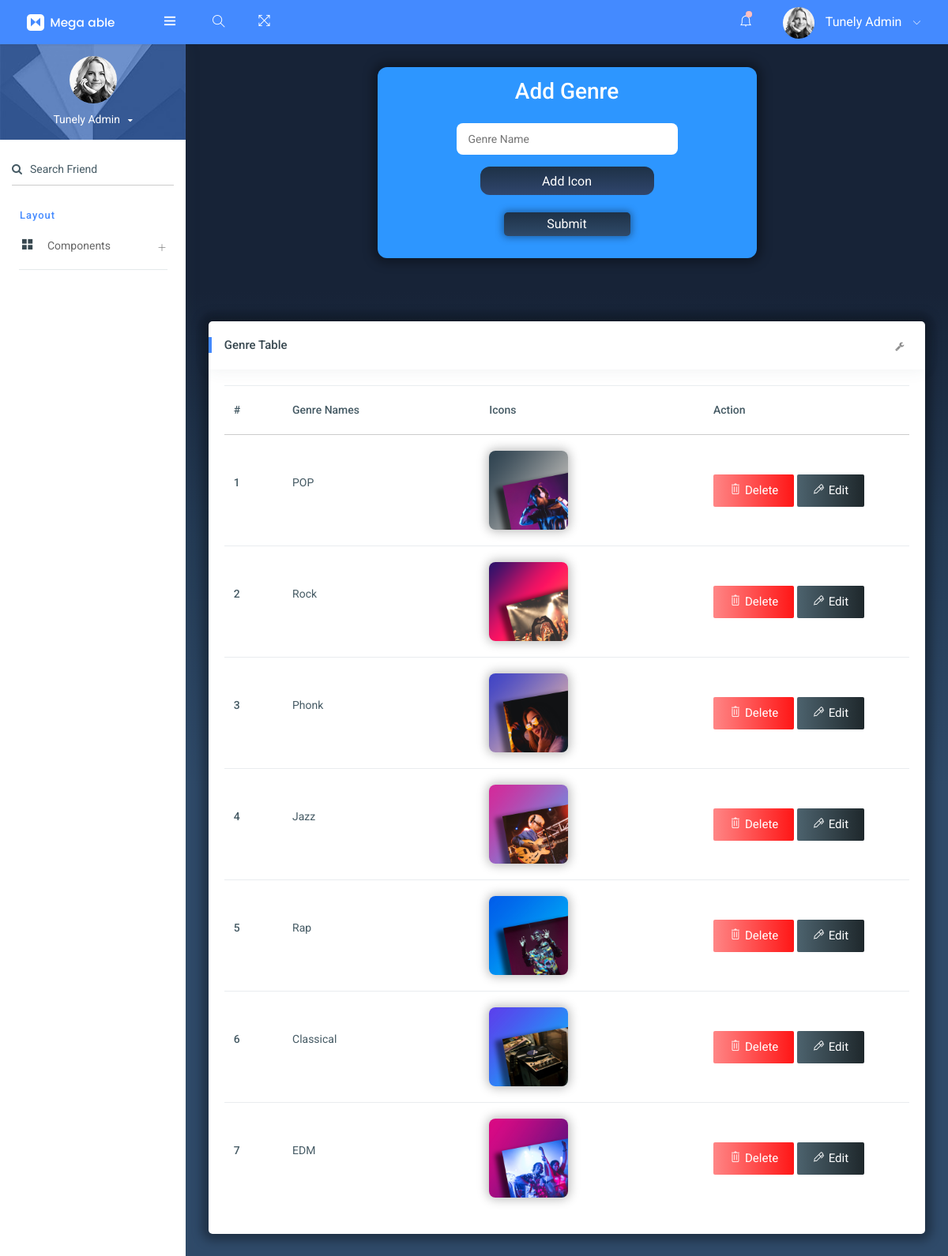
The page /TunelyAdmin/Genre_add/ (signed in) on the database its author committed.
### AdminApp/models.py (models this page shows)
class Genre(models.Model):
    Genre_Name = models.CharField(max_length=50)
    Genre_Icons = models.ImageField(upload_to='Genre_Icons/', blank=True, null=True)

### AdminApp/views.py (the view)
# urls.py: path('Genre_add/',views.Genre_add,name="Genre_add"),
def Genre_add(request):
    if 'Admnid' in request.session:
        Genre_Data=Genre.objects.all()
        if request.method=="POST":
            gname = request.POST.get('genre_name')
            gicon = request.FILES['genre_icon']
            Genre.objects.create(Genre_Name=gname,
                                Genre_Icons=gicon)
            return render(request,"AdminTemp/Genre_Add.html",{'Gdata':Genre_Data})
        else:
            return render(request,"AdminTemp/Genre_Add.html",{'Gdata':Genre_Data})
    else:
        messages.warning(request, 'Access Denied: Please log in to view this page.')
        return redirect('User:Login')

### AdminApp/templates/AdminTemp/Genre_Add.html (shortened to what this page needs)
{% extends 'AdminTemp/Index.html' %}
{% load static %}
{% block content %}
<!DOCTYPE html>
<html lang="en">
<head>
</head>
<body >
        <div class="main-body bg_ground" >
            <div class="page-wrapper">
                <div class="page-body">
                    <div class="genre-box">
                        <h3>Add Genre</h3>
                        <form action="{% url 'TunelyAdmin:Genre_add' %}" method="post" enctype="multipart/form-data">
                            <div class="name-box">
                                <input type="text" name="genre_name"  placeholder="Genre Name" autocomplete="off" required="">
                            </div>
                            <div class="button_outer">
                                <div class="btn_upload">
                                    <p>Add Icon</p>
                                </div>
                            </div>
                            <div class="button_div">
                                <button class="sub_btn" type="submit">Submit</button>
                            </div>
                        </form>
                    </div>
                    <div class="card">
                        <div class="card-header">
                            <h5>Genre Table</h5>
                            <div class="card-header-right">
                                <ul class="list-unstyled card-option">
                                    <li><i class="fa fa fa-wrench open-card-option"></i></li>
                                </ul>
                            </div>
                        </div>
                        <div class="card-block table-border-style">
                            <div class="table-responsive">
                                <table class="table">
                                    <thead>
                                        <tr>
                                            <th>#</th>
                                            <th>Genre Names</th>
                                            <th>Icons</th>
                                            <th style="width: 30%;">Action</th>
                                        </tr>
                                    </thead>
                                    <tbody>
                                       {% for i in Gdata %}
                                        <tr>
                                            <th scope="row"style="padding-top: 50px;">{{forloop.counter}}</th>
                                            <td style="padding-top: 50px;">{{i.Genre_Name}}</td>
                                            <td cellpadding="5" >
                                                <div>
                                                    <img class="img-fluid" src="{{i.Genre_Icons.url}}" style="width: 100px; height: 100px; object-fit: cover; border-radius: 8px; box-shadow: 0 0 13px 2px rgba(0, 0, 0, 0.28);  " alt="image">
                                                </div>
                                              </td>
                                              <td style="padding-top: 50px;">
                                                <div class="button-container">
                                                    <form action="{% url 'TunelyAdmin:DelGenre' i.id %}" style="display: inline;">
                                                        <button type="submit" class="btn waves-effect waves-light btn-grd-danger"><i class="ti-trash"></i>Delete</button>
                                                    </form>
                                                    <button type="submit" class="btn waves-effect waves-light btn-grd-inverse"><i class="ti-marker-alt"></i>Edit</button>
                                                </div>
                                            </td>
                                        </tr>
                                        {% endfor %}
                                    </tbody>
                                </table>
                            </div>
                        </div>
                    </div>
                </div>
            </div>
        </div>
    </div>
</body>
</html>
{% endblock content %}

### AdminApp/templates/AdminTemp/index.html (shortened to what this page needs)
{% load static %}
<!DOCTYPE html>
<html lang="en">
<head>
    <link rel="stylesheet" href="{% static 'AdminAssets/pages/waves/css/waves.min.css' %}" type="text/css" media="all">
      <link rel="stylesheet" type="text/css" href="{% static 'AdminAssets/css/bootstrap/css/bootstrap.min.css' %}">
      <link rel="stylesheet" href="{% static 'AdminAssets/pages/waves/css/waves.min.css' %}" type="text/css" media="all">
      <link rel="stylesheet" type="text/css" href="{% static 'AdminAssets/icon/themify-icons/themify-icons.css' %}">
      <link rel="stylesheet" type="text/css" href="{% static 'AdminAssets/icon/font-awesome/css/font-awesome.min.css' %}">
      <link rel="stylesheet" type="text/css" href="{% static 'AdminAssets/css/jquery.mCustomScrollbar.css' %}">
        <link rel="stylesheet" href="https://www.amcharts.com/lib/3/plugins/export/export.css" type="text/css" media="all" />
      <link rel="stylesheet" type="text/css" href="{% static 'AdminAssets/css/style.css' %}">
  </head>
  <body>
  <div id="pcoded" class="pcoded">
      <div class="pcoded-container navbar-wrapper">
          <nav class="navbar header-navbar pcoded-header">
              <div class="navbar-wrapper">
                  <div class="navbar-logo">
                      <a class="mobile-menu waves-effect waves-light" id="mobile-collapse" href="#!">
                          <i class="ti-menu"></i>
                      </a>
                      <a href="index.html">
                          <img class="img-fluid" src="{% static 'AdminAssets/images/logo.png' %}" alt="Theme-Logo" />
                      </a>
                  </div>
                  <div class="navbar-container container-fluid">
                      <ul class="nav-left">
                          <li class="header-search">
                              <div class="main-search morphsearch-search">
                                  <div class="input-group">
                                      <input type="text" class="form-control">
                                      <span class="input-group-addon search-btn"><i class="ti-search"></i></span>
                                  </div>
                              </div>
                          </li>
                          <li>
                              <a href="#!" onclick="javascript:toggleFullScreen()" class="waves-effect waves-light">
                                  <i class="ti-fullscreen"></i>
                              </a>
                          </li>
                      </ul>
                      <ul class="nav-right">
                          <li class="header-notification">
                              <a href="#!" class="waves-effect waves-light">
                                  <i class="ti-bell"></i>
                                  <span class="badge bg-c-red"></span>
                              </a>
                          </li>
                          <li class="user-profile header-notification">
                              <a href="#!" class="waves-effect waves-light">
                                  <img src="{% static 'AdminAssets/images/avatar-4.jpg' %}" class="img-radius" alt="User-Profile-Image">
                                  <span>Tunely Admin</span>
                                  <i class="ti-angle-down"></i>
                              </a>
                          </li>
                      </ul>
                  </div>
              </div>
          </nav>
          <div class="pcoded-main-container">
              <div class="pcoded-wrapper">
                  <nav class="pcoded-navbar">
                      <div class="pcoded-inner-navbar main-menu">
                          <div class="">
                              <div class="main-menu-header">
                                  <img class="img-80 img-radius" src="{% static 'AdminAssets/images/avatar-4.jpg' %}" alt="User-Profile-Image">
                                  <div class="user-details">
                                      <span id="more-details">Tunely Admin<i class="fa fa-caret-down"></i></span>
                                  </div>
                              </div>
                          </div>
                          <div class="p-15 p-b-0">
                              <form class="form-material">
                                  <div class="form-group form-primary">
                                      <input type="text" name="footer-email" class="form-control" required="">
                                      <label class="float-label"><i class="fa fa-search m-r-10"></i>Search Friend</label>
                                  </div>
                              </form>
                          </div>
                          <div class="pcoded-navigation-label" data-i18n="nav.category.navigation">Layout</div>
                          <ul class="pcoded-item pcoded-left-item">
                              <li class="pcoded-hasmenu">
                                  <a href="javascript:void(0)" class="waves-effect waves-dark">
                                      <span class="pcoded-micon"><i class="ti-layout-grid2-alt"></i></span>
                                      <span class="pcoded-mtext"  data-i18n="nav.basic-components.main"> Components</span>
                                  </a>
                      </div>
                  </nav>
                  <div class="pcoded-content ">
                  {% block content %}
                  {% endblock content %}
</body>
</html>

### AdminApp/templates/AdminTemp/Genre_Add.html (style rules this page uses)
.bg_ground { background-image: linear-gradient(to bottom, #172337 20%, #243b55 40%, #2f4a69 60%); height: 100%; width: 100%; }
.genre-box { background-color: rgb(45, 150, 255); width: 60vh; margin: 0 auto; text-align: center; margin-bottom:10vh; color: #ffffff; border-radius: 12px; box-shadow: 0 0 13px 6px rgba(0, 0, 0, 0.35); }
h3 { padding:1rem; }
.name-box { padding-bottom: 5px; }
.name-box input[type="text"] { width: 280px; height: 40px; padding: 15px; border-radius: 8px; border: none; }
.button_div { padding-top:1rem; padding-bottom:1.8rem; }
.sub_btn { background-image: linear-gradient(to bottom, #1e3146, #2f4a69 ); color: white; width:20vh; height: 30px; font-size: 16px; border:none; overflow: hidden; border-radius: 5px; transition: transform 0.3s; box-shadow: 0 0 10px 2px rgba(0, 0, 0, 0.35); }
p { font-size:16px; padding-top:2px; color: white; }
.button_outer { margin-top:10px; background-image: linear-gradient(to bottom, #1e3146 ,#30466d); border-radius:12px; text-align: center; height: 36px; width: 220px; display: inline-block; transition: .2s; position: relative; overflow: hidden; }
.btn_upload { padding: 5px; color: #ffffff; text-align: center; position: relative; display: inline-block; overflow: hidden; z-index: 3; white-space: nowrap; }
.card { box-shadow: 0 0 13px 8px rgba(0, 0, 0, 0.35); }

### rows shown on the page
Genre: Genre_Name "POP", Genre_Icons (picture)
Genre: Genre_Name "Rock", Genre_Icons (picture)
Genre: Genre_Name "Phonk", Genre_Icons (picture)
Genre: Genre_Name "Jazz", Genre_Icons (picture)
Genre: Genre_Name "Rap", Genre_Icons (picture)
Genre: Genre_Name "Classical", Genre_Icons (picture)
Genre: Genre_Name "EDM", Genre_Icons (picture)
